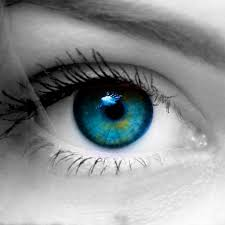
#> input picture photos/image4.jpeg, 225 x 225 px
$ jupyter execute b-decrease-intensity-level-resolution.ipynb
#> lines starting #> are read from the running program, lines starting #| are printed output that depends on the picture
[cell 1]
import cv2
import numpy as np
import matplotlib.pyplot as plt

[cell 2]
originalImage = cv2.imread("../photos/image4.jpeg", cv2.IMREAD_GRAYSCALE)
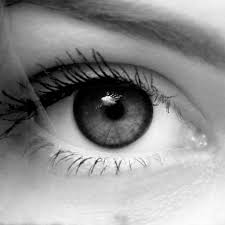
#> originalImage: shape (225, 225); min 0, max 255, mean 143.7
originalImage = cv2.resize(originalImage, (512, 512))
#> originalImage: shape (512, 512)

[cell 3]
def decreasedResolution(image, numOfBits):
    #decreasedImage = (image // (2 ** (8 - numOfBits))) * (2 ** (8 - numOfBits))
    # Calculate the maximum pixel value for the given bit depth
    maxPixelValue = 2 ** numOfBits - 1

    # Reduce the intensity resolution
    decreasedImage = (image * (maxPixelValue / 255)).astype(np.uint8)
    return decreasedImage

[cell 4]
plt.figure(figsize=(16, 8))

for i in range(1, 9, 1):
    decreasedImage = decreasedResolution(originalImage, 9-i)
    plt.subplot(2, 4, i)
    plt.imshow(decreasedImage, cmap='gray')
    plt.title(f'Bits: {9-i}')
#> this loop made 8 passes
#> pass 2, in decreasedResolution (call 2), `decreasedImage = (image * (maxPixelValue / 255)).astype(np.uint8)`:
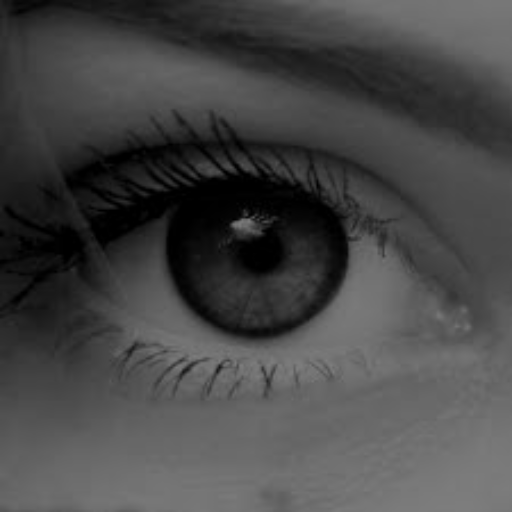
#> decreasedImage: shape (512, 512); min 0, max 126, mean 71
#> pass 3, in decreasedResolution (call 3), `decreasedImage = (image * (maxPixelValue / 255)).astype(np.uint8)`:
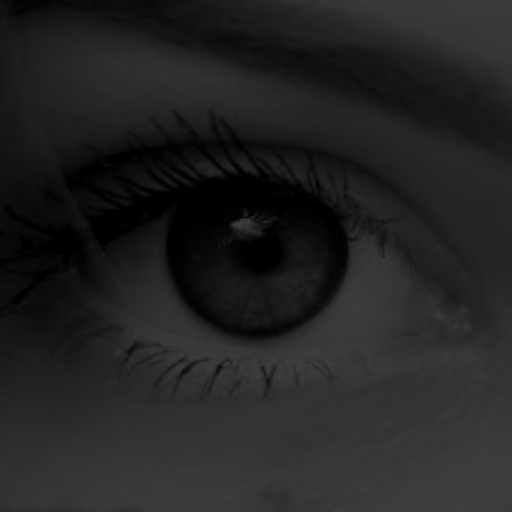
#> decreasedImage: shape (512, 512); min 0, max 62, mean 35
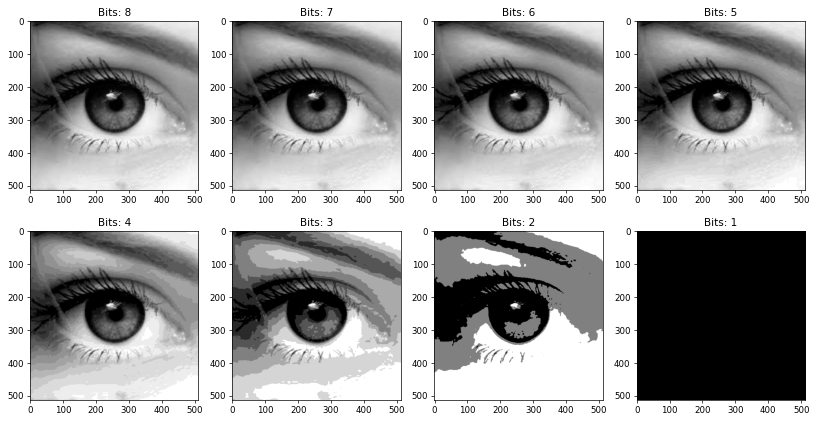
#> figure drawn by matplotlib, 8 panels

$ run again, with photos/image3.jpeg copied over photos/image4.jpeg
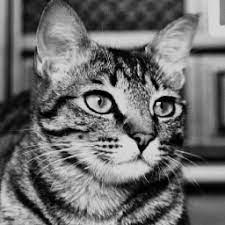
#> input picture photos/image3.jpeg, 225 x 225 px
#> originalImage is the input picture: shape (225, 225); min 0, max 235, mean 108.7
#> `originalImage = cv2.resize(originalImage, (512, 512))`:
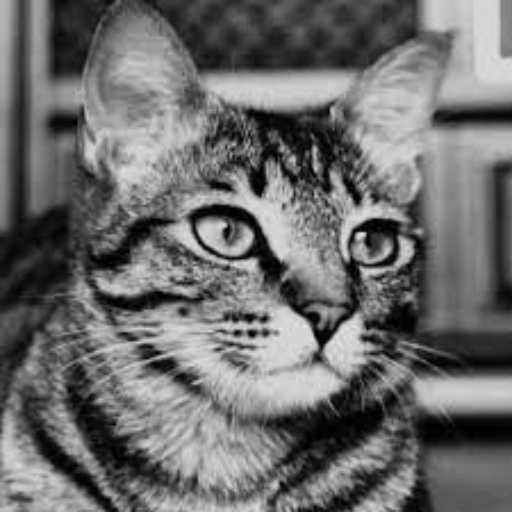
#> originalImage: shape (512, 512); min 0, max 230, mean 108.5
#> the loop `for i in range(1, 9, 1):` made 8 passes
#> pass 3, in decreasedResolution (call 3), `decreasedImage = (image * (maxPixelValue / 255)).astype(np.uint8)`:
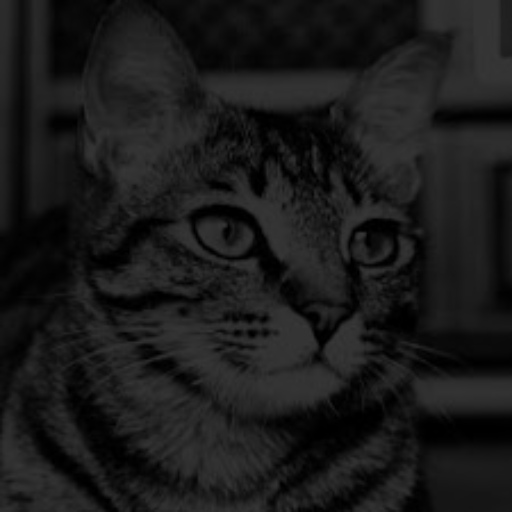
#> decreasedImage: shape (512, 512); min 0, max 56, mean 26.3

$ run again, with photos/image5.jpeg copied over photos/image4.jpeg
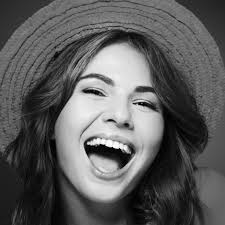
#> input picture photos/image5.jpeg, 225 x 225 px
#> originalImage is the input picture: shape (225, 225); min 0, max 255, mean 91.7
#> originalImage: shape (512, 512)
#> the loop `for i in range(1, 9, 1):` made 8 passes
#> pass 2, in decreasedResolution (call 2), `decreasedImage = (image * (maxPixelValue / 255)).astype(np.uint8)`:
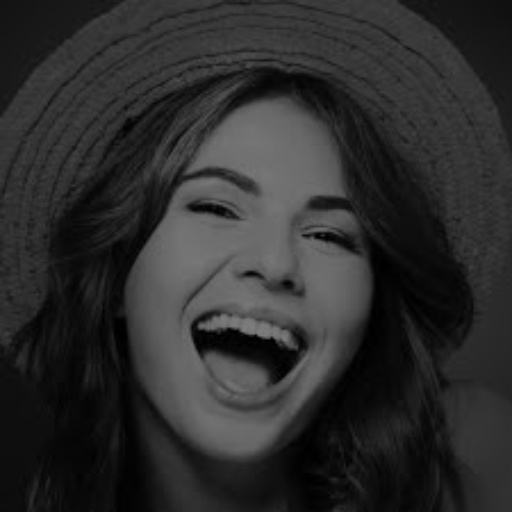
#> decreasedImage: shape (512, 512); min 0, max 126, mean 45
#> pass 3, in decreasedResolution (call 3), `decreasedImage = (image * (maxPixelValue / 255)).astype(np.uint8)`:
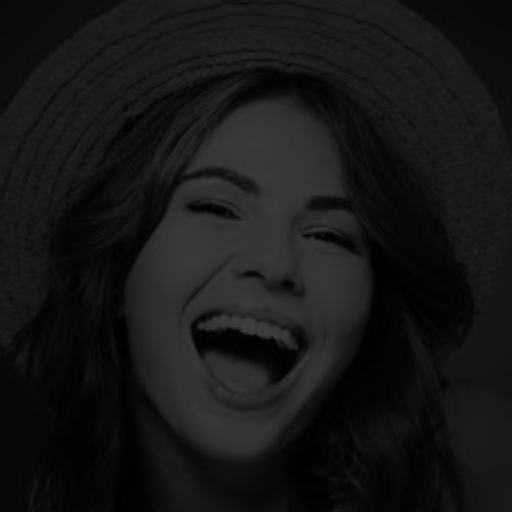
#> decreasedImage: shape (512, 512); min 0, max 62, mean 22.1
